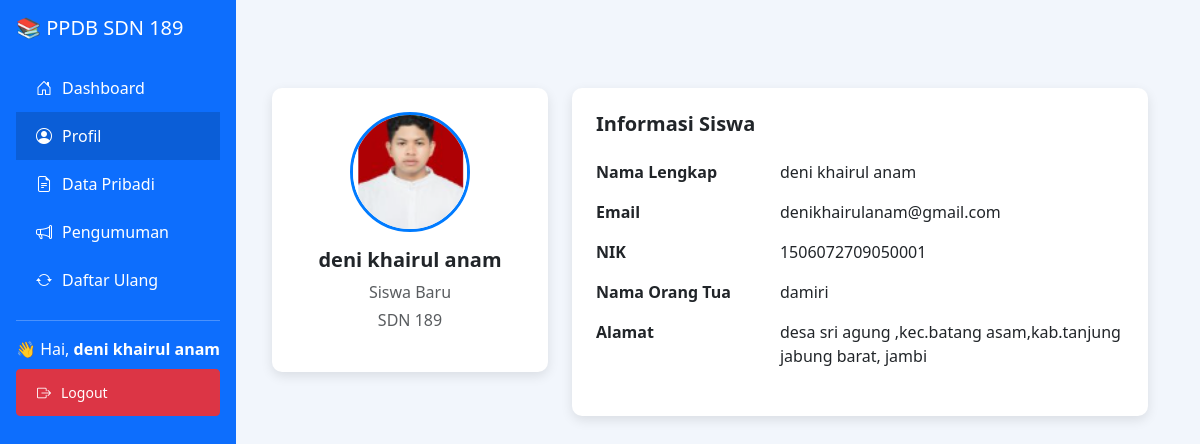
/mandiri/dashboard.php?page=profil (signed in), run on the app's committed database.
### tables this page shows
CREATE TABLE IF NOT EXISTS `users` (
  `id` int NOT NULL AUTO_INCREMENT,
  `username` varchar(50) NOT NULL,
  `password` varchar(255) NOT NULL,
  `email` varchar(100) DEFAULT NULL,
  `nama` varchar(100) DEFAULT NULL,
  `role` enum('admin','siswa') DEFAULT 'siswa',
  `foto` varchar(255) DEFAULT NULL,
  PRIMARY KEY (`id`),
  UNIQUE KEY `username` (`username`),
  UNIQUE KEY `email` (`email`)
);

CREATE TABLE IF NOT EXISTS `upload` (
  `id` int NOT NULL AUTO_INCREMENT,
  `user_id` int NOT NULL,
  `nik` varchar(20) DEFAULT NULL,
  `nama_ortu` varchar(100) DEFAULT NULL,
  `alamat` text,
  `kk` varchar(255) DEFAULT NULL,
  `akta` varchar(255) DEFAULT NULL,
  `pernyataan` varchar(255) DEFAULT NULL,
  `foto` varchar(255) DEFAULT NULL,
  `status_pendaftaran` enum('Menunggu','Diterima','Ditolak') DEFAULT 'Menunggu',
  `created_at` timestamp NULL DEFAULT CURRENT_TIMESTAMP,
  `pengumuman` text,
  `status` enum('Diterima','Ditolak','Belum Diverifikasi') DEFAULT 'Belum Diverifikasi',
  PRIMARY KEY (`id`),
  KEY `user_id` (`user_id`),
  CONSTRAINT `upload_ibfk_1` FOREIGN KEY (`user_id`) REFERENCES `users` (`id`)
);

### mandiri/pages/profil.php (the view, shortened to what this page needs)
<?php
require_once __DIR__ . '/../db.php';
$user_id = $_SESSION['user']['id'];
$stmt = $koneksi->prepare("SELECT * FROM upload WHERE user_id = ?");
$stmt->bind_param("i", $user_id);
$stmt->execute();
$data = $stmt->get_result()->fetch_assoc();
?>
<!DOCTYPE html>
<html lang="id">
<head>
    <link href="https://cdn.jsdelivr.net/npm/bootstrap@5.3.0/dist/css/bootstrap.min.css" rel="stylesheet">
</head>
<body>
    <div class="container py-5">
        <div class="row">
            <div class="col-md-4">
                <div class="card text-center p-4">
                    <img src="<?= !empty($data['foto']) ? '../upload/' . htmlspecialchars($data['foto']) : '../assets/default-user.png' ?>" class="profile-img mx-auto mb-3" alt="Foto Profil">
                    <h5 class="fw-bold"><?= htmlspecialchars($_SESSION['user']['nama'] ?? '') ?></h5>
                    <p class="text-muted mb-1">Siswa Baru</p>
                    <p class="text-muted">SDN 189</p>
                </div>
            </div>
            <div class="col-md-8">
                <div class="card p-4">
                    <h5 class="mb-4 fw-bold">Informasi Siswa</h5>
                    <div class="row mb-3">
                        <div class="col-sm-4 fw-semibold">Nama Lengkap</div>
                        <div class="col-sm-8"><?= htmlspecialchars($_SESSION['user']['nama'] ?? '') ?></div>
                    </div>
                    <div class="row mb-3">
                        <div class="col-sm-4 fw-semibold">Email</div>
                        <div class="col-sm-8"><?= htmlspecialchars($_SESSION['user']['email'] ?? '') ?></div>
                    </div>
                    <div class="row mb-3">
                        <div class="col-sm-4 fw-semibold">NIK</div>
                        <div class="col-sm-8"><?= htmlspecialchars($data['nik'] ?? 'Belum diisi') ?></div>
                    </div>
                    <div class="row mb-3">
                        <div class="col-sm-4 fw-semibold">Nama Orang Tua</div>
                        <div class="col-sm-8"><?= htmlspecialchars($data['nama_ortu'] ?? 'Belum diisi') ?></div>
                    </div>
                    <div class="row mb-4">
                        <div class="col-sm-4 fw-semibold">Alamat</div>
                        <div class="col-sm-8"><?= htmlspecialchars($data['alamat'] ?? 'Belum diisi') ?></div>
                    </div>
                </div>
            </div>
        </div>
    </div>
</body>
</html>

### mandiri/dashboard.php (shortened to what this page needs)
<?php
require 'db.php';
$user_id = $_SESSION['user']['id'];
$query = $koneksi->prepare("SELECT * FROM users WHERE id = ?");
$query->bind_param("i", $user_id);
$query->execute();
$result = $query->get_result();
$user = $_SESSION['user'];
?>
<!DOCTYPE html>
<html lang="id">
<head>
    <link href="https://cdn.jsdelivr.net/npm/bootstrap@5.3.0/dist/css/bootstrap.min.css" rel="stylesheet">
    <link href="https://cdn.jsdelivr.net/npm/bootstrap-icons@1.10.5/font/bootstrap-icons.css" rel="stylesheet">
</head>
<body>
    <div class="sidebar p-3">
        <h5 class="text-white mb-4">📚 PPDB SDN 189 </h5>
        <a href="dashboard.php" class="<?= !isset($_GET['page']) ? 'active' : '' ?>"><i class="bi bi-house-door"></i>Dashboard</a>
        <a href="dashboard.php?page=profil" class="<?= ($_GET['page'] ?? '') === 'profil' ? 'active' : '' ?>"><i class="bi bi-person-circle"></i>Profil</a>
        <a href="dashboard.php?page=data_pribadi" class="<?= ($_GET['page'] ?? '') === 'data_pribadi' ? 'active' : '' ?>"><i class="bi bi-file-earmark-text"></i>Data Pribadi</a>
        <a href="dashboard.php?page=pengumuman" class="<?= ($_GET['page'] ?? '') === 'pengumuman' ? 'active' : '' ?>"><i class="bi bi-megaphone"></i>Pengumuman</a>
        <a href="dashboard.php?page=daftar_ulang" class="<?= ($_GET['page'] ?? '') === 'daftar_ulang' ? 'active' : '' ?>"><i class="bi bi-arrow-repeat"></i>Daftar Ulang</a>
        <hr class="bg-light">
        <div class="mb-2">👋 Hai, <strong><?= htmlspecialchars($user['nama'] ?? '') ?></strong></div>
        <a href="logout.php" class="btn btn-danger btn-sm w-100 mt-2">
            <i class="bi bi-box-arrow-right"></i> Logout
        </a>
    </div>
    <div class="content">
        <?php
        if (isset($_GET['page'])) {
            $page = $_GET['page'];
            $allowed_pages = ['profil', 'data_pribadi', 'pengumuman', 'daftar_ulang'];
            if (in_array($page, $allowed_pages)) {
                include "pages/{$page}.php";
            } else {
                echo "<div class='alert alert-danger'>Halaman tidak ditemukan.</div>";
            }
        }
        ?>
    </div>
</body>
</html>

### mandiri/dashboard.php (style rules this page uses)
body { background-color: #f8f9fa; }
.sidebar { height: 100vh; background-color: #0d6efd; color: white; position: fixed; }
.sidebar a { color: white; display: flex; align-items: center; padding: 12px 20px; text-decoration: none; transition: background 0.2s ease; }
.sidebar a i { margin-right: 10px; }
.sidebar a:hover, .sidebar .active { background-color: #0b5ed7; }
.content { margin-left: 220px; padding: 40px; }

### mandiri/pages/profil.php (style rules this page uses)
body { background-color: #f2f6fc; }
.card { border: none; border-radius: 10px; box-shadow: 0 4px 12px rgba(0, 0, 0, 0.1); }
.profile-img { width: 120px; height: 120px; object-fit: cover; border-radius: 50%; border: 3px solid #007bff; }

### data on the page
users: nama "deni khairul anam"
upload: foto (picture), nik "1506072709050001", nama_ortu "damiri", alamat "desa sri agung ,kec.batang asam,kab.tanjung jabung barat, jambi"

### other printed values
$_SESSION['user']['nama'] "deni khairul anam"
$_SESSION['user']['email'] "denikhairulanam@gmail.com"
